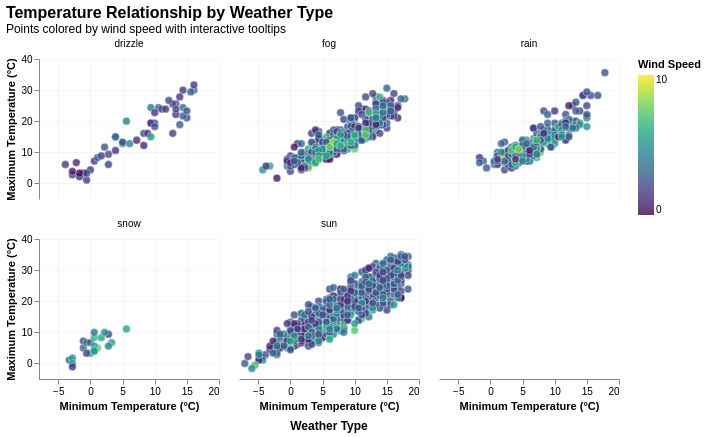

Notebook source saved alongside this figure:
### Markdown cell above
##### Question 3 (10 points)

Create a facet figure in Altair with 2 row and 3 columns. For each panel in the facet figure, it shows a scatter plot between the max and min temperature for one type of weather. Use the wind speed to color the points. Also add interaction to show the max and min temperature and wind speed for each data point. Include necessary title and labels.

### Code cell
# Create the faceted scatter plot
chart = alt.Chart(weather).mark_circle(
    size=60,
    opacity=0.8,
    stroke='white',
    strokeWidth=0.5
).encode(
    x=alt.X(
        'temp_min:Q',
        title='Minimum Temperature (°C)',
        scale=alt.Scale(nice=True)
    ),
    y=alt.Y(
        'temp_max:Q', 
        title='Maximum Temperature (°C)',
        scale=alt.Scale(nice=True)
    ),
    color=alt.Color(
        'wind:Q',
        title='Wind Speed',
        scale=alt.Scale(scheme='viridis')
    ),
    facet=alt.Facet(
        'weather:N',
        title='Weather Type',
        columns=3,
        header=alt.Header(
            titleFontSize=12,
            labelFontSize=10
        )
    ),
    tooltip=[
        alt.Tooltip('temp_min:Q', title='Min Temperature (°C)', format='.1f'),
        alt.Tooltip('temp_max:Q', title='Max Temperature (°C)', format='.1f'),
        alt.Tooltip('wind:Q', title='Wind Speed', format='.1f'),
        alt.Tooltip('weather:N', title='Weather Type'),
        alt.Tooltip('date:T', title='Date')
    ]
).properties(
    width=180,
    height=140,
    title={
        "text": "Temperature Relationship by Weather Type",
        "subtitle": "Points colored by wind speed with interactive tooltips",
        "fontSize": 16,
        "anchor": "start"
    }
).resolve_scale(
    x='shared',
    y='shared',
    color='shared'
).configure_header(
    titleOrient='bottom',
    titleAnchor='middle',
    titlePadding=10
).configure_axis(
    grid=True,
    gridOpacity=0.3
).configure_view(
    strokeWidth=0
)

chart

### Figure 1 — Vega-Lite specification as saved in the notebook (floating-point values rounded to 4 significant figures; data arrays with more than 128 entries replaced by an {"elided": "..."} marker saying what was removed)
{"config": {"view": {"continuousWidth": 300, "continuousHeight": 300, "strokeWidth": 0}, "axis": {"grid": true, "gridOpacity": 0.3}, "header": {"titleAnchor": "middle", "titleOrient": "bottom", "titlePadding": 10}}, "data": {"name": "data-6881b3c76720a51ecae2e2fb5659aff4"}, "mark": {"type": "circle", "opacity": 0.8, "size": 60, "stroke": "white", "strokeWidth": 0.5}, "encoding": {"color": {"field": "wind", "scale": {"scheme": "viridis"}, "title": "Wind Speed", "type": "quantitative"}, "facet": {"columns": 3, "field": "weather", "header": {"labelFontSize": 10, "titleFontSize": 12}, "title": "Weather Type", "type": "nominal"}, "tooltip": [{"field": "temp_min", "format": ".1f", "title": "Min Temperature (°C)", "type": "quantitative"}, {"field": "temp_max", "format": ".1f", "title": "Max Temperature (°C)", "type": "quantitative"}, {"field": "wind", "format": ".1f", "title": "Wind Speed", "type": "quantitative"}, {"field": "weather", "title": "Weather Type", "type": "nominal"}, {"field": "date", "title": "Date", "type": "temporal"}], "x": {"field": "temp_min", "scale": {"nice": true}, "title": "Minimum Temperature (°C)", "type": "quantitative"}, "y": {"field": "temp_max", "scale": {"nice": true}, "title": "Maximum Temperature (°C)", "type": "quantitative"}}, "height": 140, "resolve": {"scale": {"color": "shared", "x": "shared", "y": "shared"}}, "title": {"text": "Temperature Relationship by Weather Type", "subtitle": "Points colored by wind speed with interactive tooltips", "fontSize": 16, "anchor": "start"}, "width": 180, "$schema": "https://vega.github.io/schema/vega-lite/v5.20.1.json", "datasets": {"data-6881b3c76720a51ecae2e2fb5659aff4": {"elided": "1461 records"}}}
